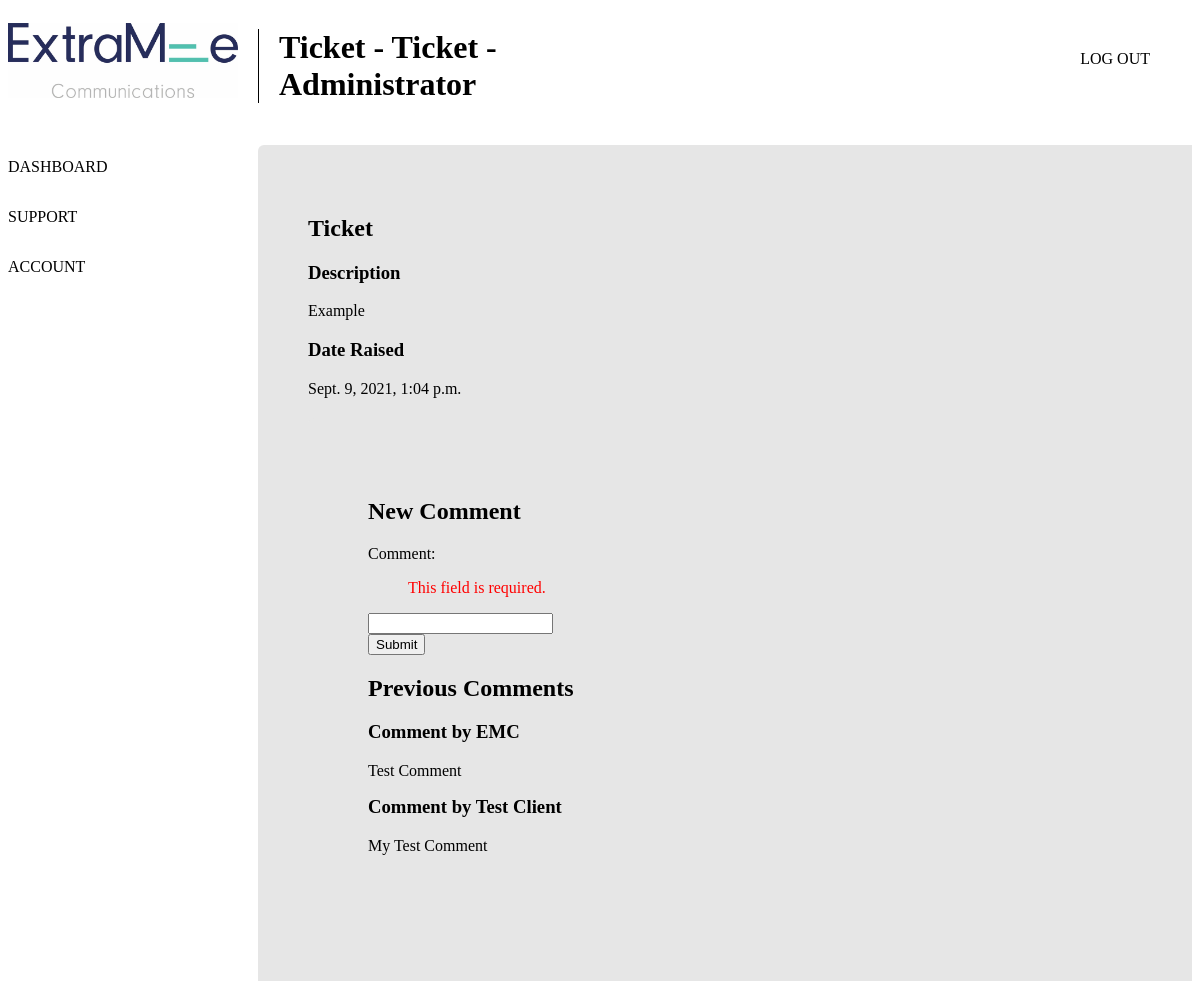
The app's page /comment/1/ (signed in) with its own data.
### tickets/models.py (models this page shows, shortened)
class Ticket(models.Model):
    client = models.ForeignKey(Client, on_delete=models.CASCADE)
    title = models.CharField(max_length=50, default='')
    issue = models.TextField()
    wrike_number = models.CharField(max_length=10)
    severity = models.CharField(
        max_length=2,
        choices=[
            ('ST', 'Standard'),
            ('HI', 'High'),
            ('VH', 'Very High'),
            ('CR', 'Critical')
        ]
    )
    hours_predicted = models.FloatField(default=0)
    hours_used = models.FloatField(default=0)
    customer_feedback_requested = models.BooleanField(default=False)
    resolved = models.BooleanField(default=False)
    date_created = models.DateTimeField('Date Created')
    date_updated = models.DateTimeField('Date Updated', null=True)
    file_upload = models.FileField(null=True)

class Comment(models.Model):
    ticket = models.ForeignKey(Ticket, on_delete=models.CASCADE)
    sender = models.ForeignKey(
        Client,
        on_delete=models.CASCADE,
        null=True,
        blank=True)
    comment = models.TextField()
    date_sent = models.DateTimeField('Date Sent', blank=True)

### clients/models.py (models this page shows)
class Client(models.Model):
    user = models.OneToOneField(
        settings.AUTH_USER_MODEL,
        on_delete=models.CASCADE,
        null=True)
    client_name = models.CharField(max_length=200)
    client_email = models.EmailField()
    client_address = models.CharField(max_length=200, null=True, blank=True)
    client_registered_company_number = models.CharField(
        max_length=30, null=True, blank=True)
    live_client = models.BooleanField(default=True)
    date_registered = models.DateTimeField('Date Registered')
    contract_type = models.ForeignKey(Contract, on_delete=models.CASCADE)
    contract_start_date = models.DateTimeField()
    contracted_monthly_service_hours = models.FloatField(default=2)
    contracted_monthly_SEM_hours = models.FloatField(default=2)
    paid_extra_hours = models.FloatField(default=0)
    hours_used_this_month = models.FloatField(default=0)
    discontented_client = models.BooleanField(default=False)
    priority_client = models.BooleanField(default=False)
    def __str__(self):
        return self.client_name

### tickets/views.py (the view)
def comment(request, number):
    if not request.user.is_authenticated:
        return redirect('/')
    company = clients.models.Client.objects.filter(
        user=request.user.pk).first()
    ticket = Ticket.objects.filter(pk=number).first()
    if company != ticket.client:
        if not request.user.is_staff:
            return redirect('/')
    form = CommentForm({'commmenter': company.client_name,
                       'comment': '', 'file': '', })
    comments = Comment.objects.filter(ticket=number).all()
    return render(request,
                  'tickets/comment.html',
                  {'company': company,
                   'form': form,
                   'ticket': ticket,
                   'comments': comments,
                   })

### tickets/forms.py
class CommentForm(forms.Form):
    commenter = forms.CharField(widget=forms.HiddenInput(), required=False)
    comment = forms.CharField(
        widget=TinyMCE(
            attrs={
                'cols': 80,
                'rows': 30}),
        required=True)

### tickets/templates/tickets/comment.html (shortened to what this page needs)
{% extends 'base.html' %}
{% load jsonify %}
{% block content %}
    <div class="page-wrap">
      <div class="main-wrap">
        <div class="sidebar">
          <img src="/static/img/logo.jpg" alt="logo">
          <a href="/dashboard">Dashboard</a>
          <a href="/support">Support</a>
          <a href="/account">Account</a>
        </div>
        <div class="main_content admin-tickets">
          <div class="head_section">
            <h1 class='head-title'> Ticket - {{ ticket.title }} - Administrator</h1>
          </div>
          <div class="admin-tickets_section">
            <div class="ticket">
            <h2>{{ ticket.title }}</h2>
            <h3>Description</h3>
            <p>{{ ticket.issue|safe }}</p>
            <h3>Date Raised</h3>
            <p>{{ ticket.date_created }}</p>
            <div class="comments">
              <div class="new">
                <h2>New Comment</h2>
                <form class="newcommentform" action = "./post/" method="post">
                  {{ form }}<br>
                  <button type="submit" name="button">Submit</button>
                </form>
              </div>
              <h2>Previous Comments</h2>
              {% for comment in comments  %}
                <h3>Comment by {{ comment.sender }}</h3>
                <p>{{ comment.comment|safe }}</p>
              {% endfor %}
            </div>
          </div>
        </div>
      </div>
    </div>
{% endblock content %}

### tickets/static/css/style.css (style rules this page uses)
.sidebar { max-height: 100vh; display: grid; grid-auto-rows: 150px 50px 50px 50px; }
.head_section .head-title { border-left: 1px solid black; padding-left: 20px; }
div.admin-tickets { display: grid; grid-template-rows: auto auto; grid-gap: 20px; }
div.admin-tickets .admin-tickets_section { background-color: #e6e6e6; padding: 50px; border-radius: 6px 0 0 0; margin-bottom: 20px; }
div.admin-tickets .comments { margin-top: 20px; background-color: #e6e6e6; border-radius: 6px 0 0 0; padding: 60px; position: relative; }
div.admin-tickets .comments h3 { margin-top: 0; }
html { background: white; font-family: 'neuzeit-grotesk'; }
.main-wrap { display: grid; grid-template-columns: 250px 1fr; }
.sidebar img { position: relative; top: 15px; max-width: 230px; }
.sidebar a { text-decoration: none; text-transform: uppercase; color: black; }
.errorlist { color: red; list-style-type: none; }
.head_section h1 { max-width: 90vw; }
@media only screen and (min-width: 700px) { .head_section h1 { width: calc(0.35 * 100vw); } }

### records on screen
Ticket: title "Ticket", issue "Example", date_created "Sept. 9, 2021, 1:04 p.m."
Comment: sender "EMC", comment "Test Comment"
Comment: sender "Test Client", comment "My Test Comment"
